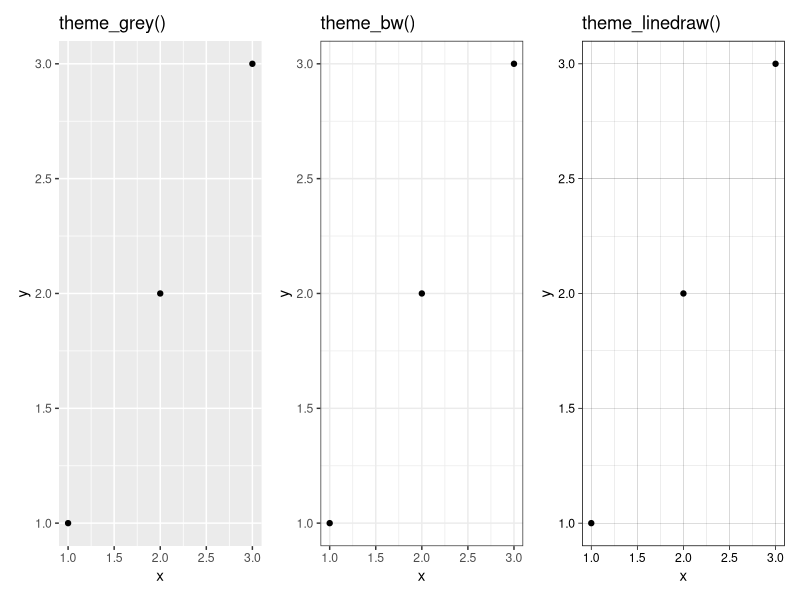
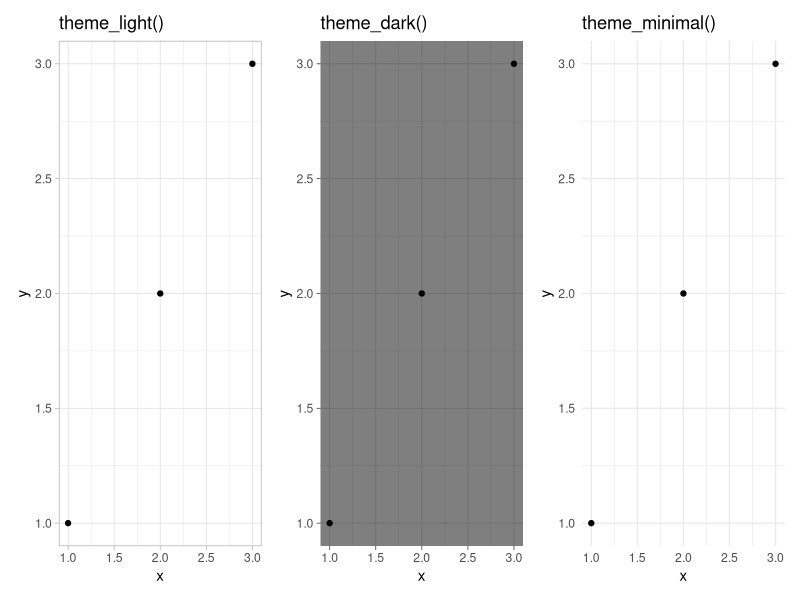
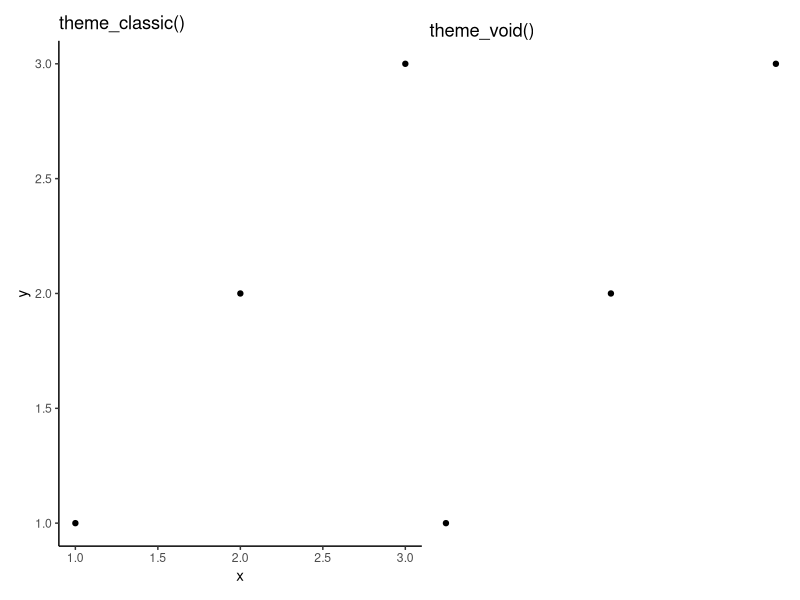
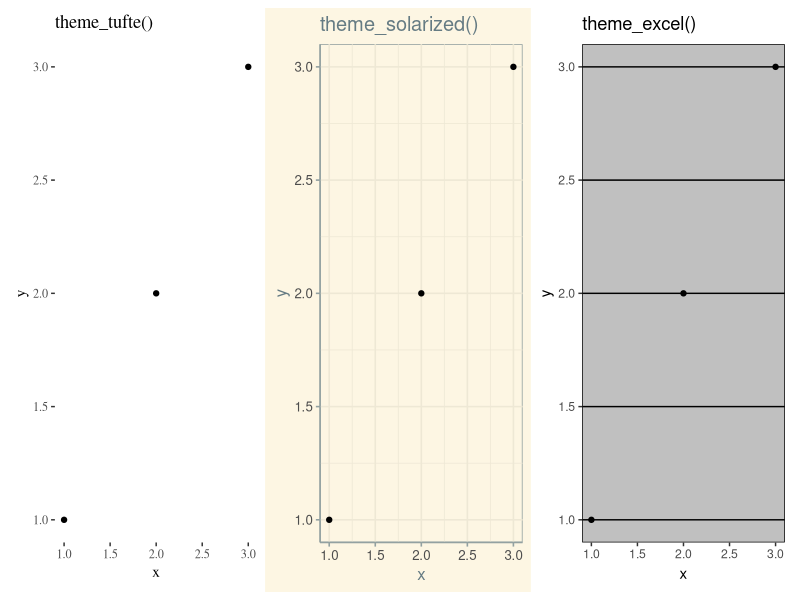

These figures' R source, in order:
## ---- chunk 1
library(tidyverse)
df <- data.frame(x = 1:3, y = 1:3)
base <- ggplot(df, aes(x, y)) + geom_point()
p1<-base + theme_grey() + ggtitle("theme_grey()")
p2<-base + theme_bw() + ggtitle("theme_bw()")
p3<-base + theme_linedraw() + ggtitle("theme_linedraw()")

library(patchwork)
p1+p2+p3
## ---- chunk 2
p4<-base + theme_light() + ggtitle("theme_light()")
p5<- base + theme_dark() + ggtitle("theme_dark()")
p6<-base + theme_minimal()  + ggtitle("theme_minimal()")

p4+p5+p6
## ---- chunk 3
p7<-base + theme_classic() + ggtitle("theme_classic()")
p8<-base + theme_void() + ggtitle("theme_void()")

p7+p8
## ---- chunk 4
library(ggthemes)
p9<-base + theme_tufte() + ggtitle("theme_tufte()")
p10<-base + theme_solarized() + ggtitle("theme_solarized()")
p11<-base + theme_excel() + ggtitle("theme_excel()") 

p9+p10+p11
